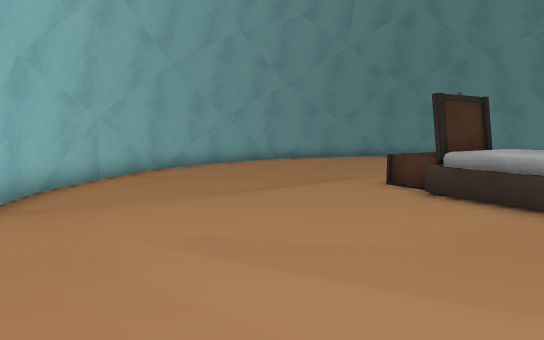
[1] (above)

14 first-person views from a walk through a Unity game level. The camera is 1.4 m above the floor, tilts 6° down and sees 70° across. The floor is counted in squares, 1 m on a side. Each view is taken from the middle of a square. On the plan, view 1 faces up. The plan holds only what a view shows up to about 16 squares ahead; the rest is blank. The place goes on beyond the plan. The player is left out. Some animated figures are not drawn.

[2]
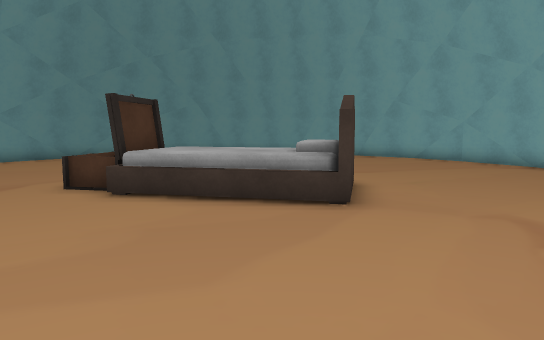

[3]
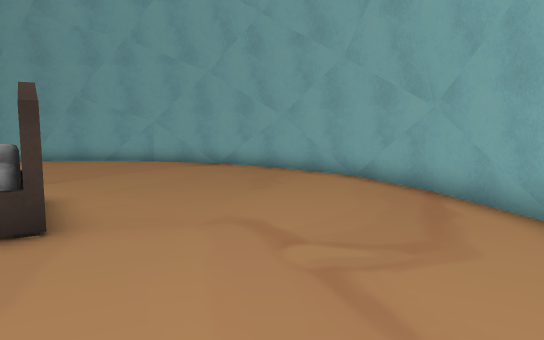

[4]
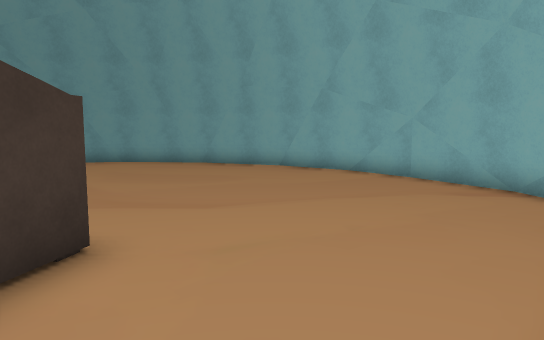

[5]
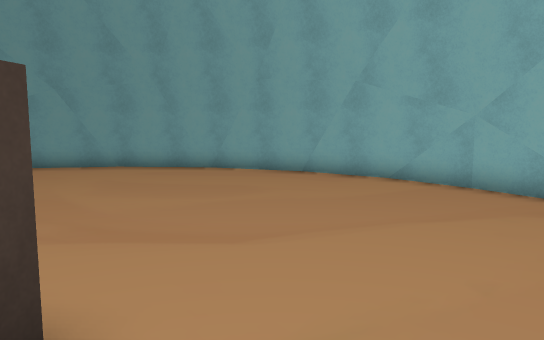

[6]
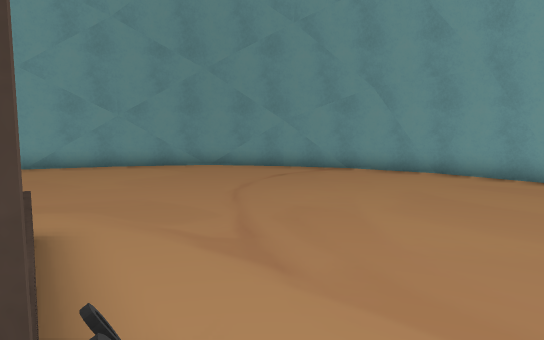

[7]
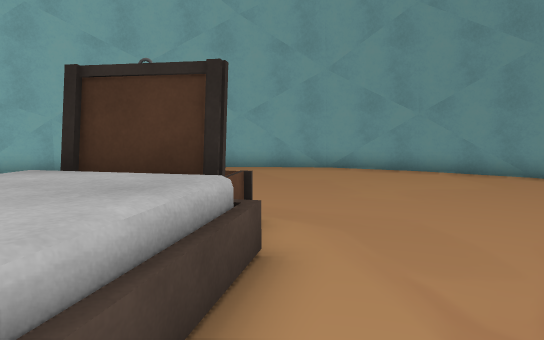

[8]
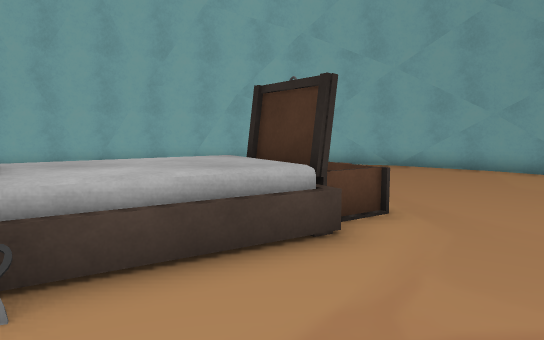

[9]
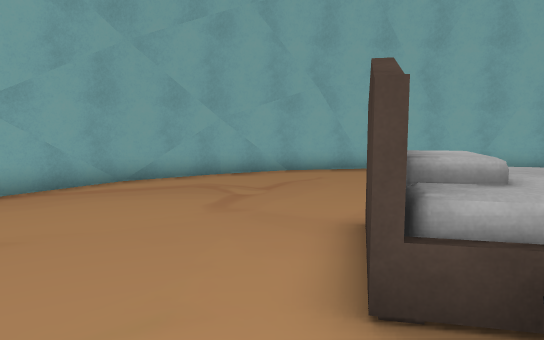

[10]
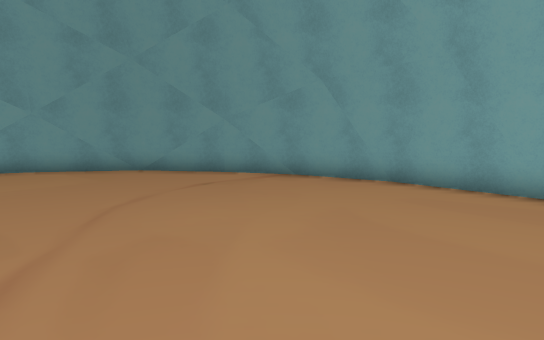

[11]
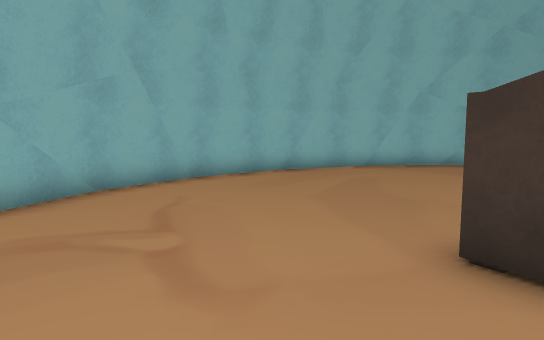

[12]
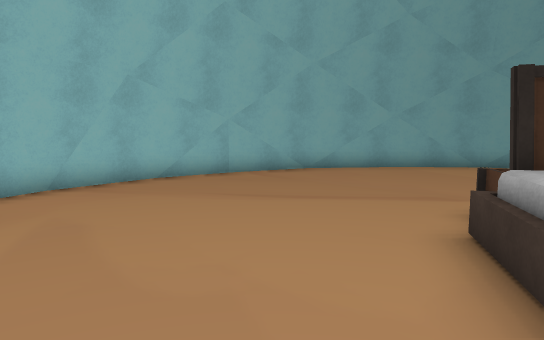

[13]
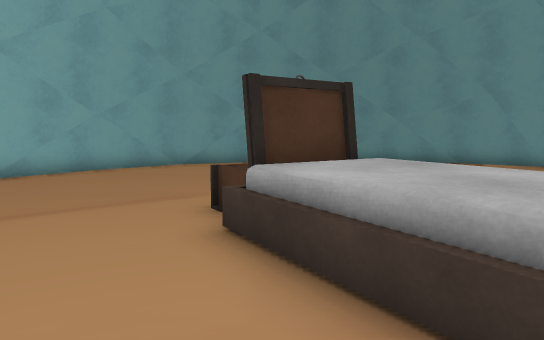

[14]
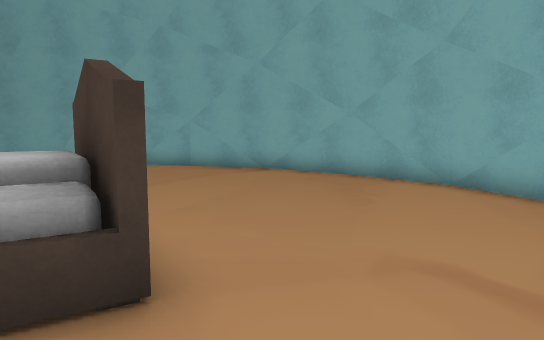

### Floor plan
Points are (right, up) in squares from view 1. A wall is a line through its corners. A room is listed if a view was taken in it or the views show most of it. See-through windows are left out.
Room 1 (views 1, 2, 3, 4, 5, 6, 7, 8, 9, 10, 11, 12, 13, 14)
walls: (-1.9, 16.4) (-3.8, 13.9); (-2.2, 16.1) (-3.8, 13.6); (-3.8, 13.7) (-4.9, 11.1) (-5, 7.9); (0.5, 18.4) (-1.8, 16.7); (3.4, 19.6) (0.6, 18.6); (0.2, 18.3) (-2.1, 16.3); (-4.8, 10.9) (-5.2, 8.7); (6.5, 20) (3.7, 19.7); (3, 19.6) (0.4, 18.3); (-4.1, 13.4) (-4.9, 10.8); (-4.9, 6.8) (-4.4, 4.7); (6.3, 20.2) (3.2, 19.6); (-5.2, 8.5) (-4.8, 5.7); (-4.7, 5.5) (-3.4, 2.4); (9.5, 19.7) (6.8, 20.2); (-3.8, 3.4) (-2.7, 1.6); (12.2, 18.6) (9.5, 19.8) (6.4, 20); (-3.3, 2.3) (-1.2, -0.2); (11.5, 19.1) (9.4, 19.8); (-1.7, 0.4) (-0.1, -1); (14, 17.4) (11.8, 18.9); (14.8, 16.6) (13.1, 17.9); (-1.1, -0.3) (1.3, -1.9); (16.3, 14.7) (14.1, 17.3); (16.8, 13.7) (15.7, 15.5); (0.8, -1.6) (3.6, -2.8) (6.6, -3); (17.9, 10.2) (17.4, 12.3); (3.5, -2.7) (6.2, -3.2); (1.5, -2.1) (3.7, -2.7); (17.8, 11.5) (16.5, 14.5); (6.4, -3.1) (9.4, -2.8); (18.1, 8.5) (17.8, 11.3); (16.7, 3.3) (17.9, 6.1) (18, 9.1); (9.7, -2.6) (12.4, -1.6); (10.1, -2.5) (12.7, -1.3); (6.8, -3.2) (9.9, -2.6); (14.9, 0.6) (16.4, 2.4); (17.9, 6.1) (18.2, 8.2); (12.5, -1.4) (14.8, 0.4); (15.3, 0.9) (16.9, 3.4); (17.1, 3.5) (17.9, 6.2); (12.8, -1.4) (15, 0.7)
low walls: (18.2, 8.1) (18.2, 8.6); (16.9, 3.2) (17.2, 3.8); (16.5, 2.5) (16.8, 3)
objects: other object (3, 4) to (8, 10); other object (3, 9) to (5, 11)

Where each view was taken, in squares from view 1:
view 1: 0 up, 0 right, facing up
view 2: 0 up, 0 right, facing up-right
view 3: 1 up, 1 right, facing right
view 4: 1 up, 7 right, facing up-right
view 5: 3 up, 8 right, facing up-right
view 6: 5 up, 9 right, facing up
view 7: 7 up, 9 right, facing up-left
view 8: 9 up, 11 right, facing left
view 9: 7 up, 11 right, facing down-left
view 10: 7 up, 11 right, facing up
view 11: 2 up, 10 right, facing left
view 12: 3 up, 5 right, facing up-left
view 13: 3 up, 4 right, facing up
view 14: 3 up, 3 right, facing right
